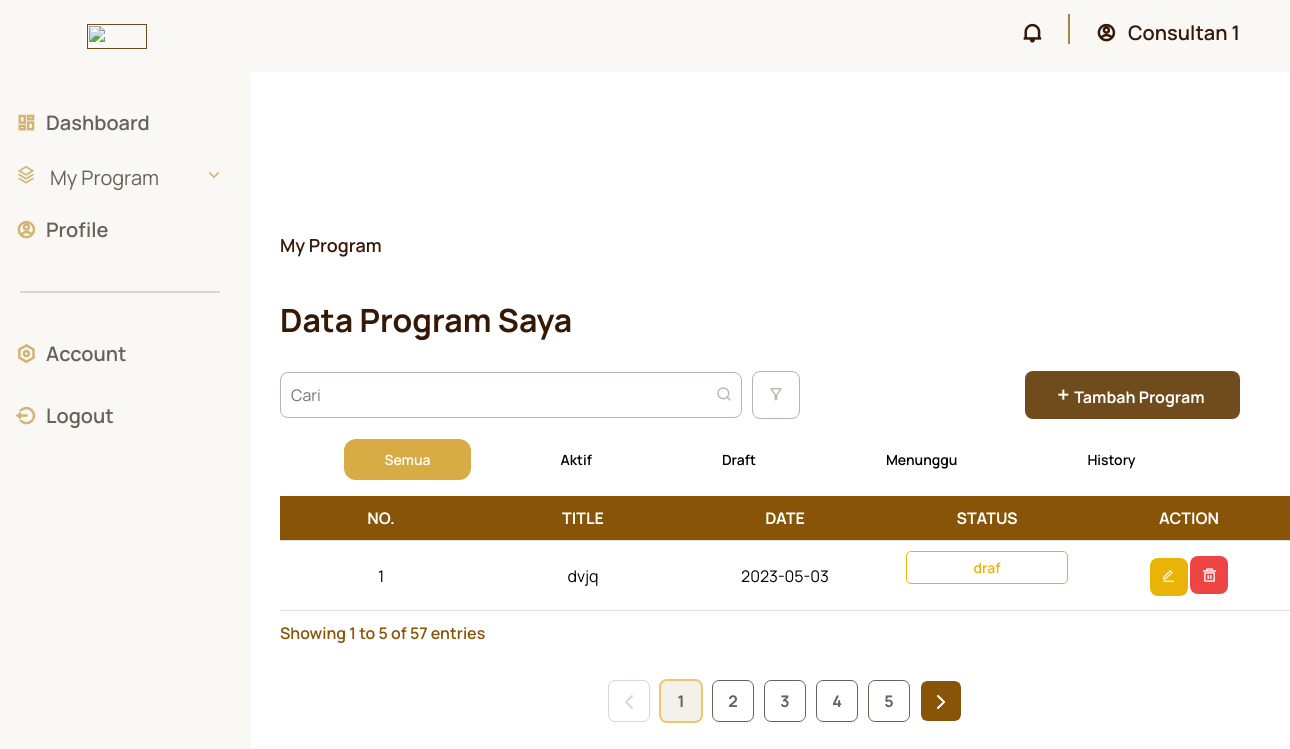
The app's page /seminar/index?opsi=draf with its own data.
### tables this page shows
CREATE TABLE `seminar` (
  `id` int(11) NOT NULL,
  `consultant_id` int(20) DEFAULT NULL,
  `name` varchar(30) NOT NULL,
  `sub_title` varchar(255) DEFAULT NULL,
  `content` text DEFAULT NULL,
  `speaker` varchar(100) DEFAULT NULL,
  `date_start` date DEFAULT NULL,
  `date_end` date DEFAULT NULL,
  `time_start` time DEFAULT NULL,
  `time_end` time DEFAULT NULL,
  `price` int(8) DEFAULT NULL,
  `photo` varchar(255) DEFAULT NULL,
  `type` enum('Hybrid','Offline','Online') DEFAULT NULL,
  `status` enum('menunggu','active','draf') DEFAULT NULL,
  `link` varchar(255) DEFAULT NULL,
  `contact_person` varchar(255) DEFAULT NULL,
  `kuota` int(11) DEFAULT NULL,
  `lokasi` varchar(255) DEFAULT NULL,
  `alamat` varchar(255) DEFAULT NULL,
  `kota` varchar(255) DEFAULT NULL
);

### application/controllers/Seminar.php (called while the page is built, shortened)
<?php
class Seminar extends CI_Controller {
    public function __construct()
    {
        $this->load->library('form_validation');
        $this->load->helper('url');
    }
    public function index()
    {
        if(isset($_GET['search'])){
            $this->db->like('name', $this->input->get('search'));
            $query = $this->db->get('seminar');
        }elseif($this->input->get('opsi')){
            $this->db->where('status',$this->input->get('opsi'));
            $query = $this->db->get('seminar');
        }else{
            $query = $this->db->select('id,name,date_start ,status,photo')
                                ->from('seminar')
                                ->where('consultant_id', 0)
                                ->get();
        }
        $data['seminar'] = $query->result();
        return $this->load->view('main/seminar/index', $data);
    }
}

### index.php (called while the page is built, shortened)
<?php
require_once BASEPATH.'core/CodeIgniter.php';

### application/views/main/seminar/index.php (the view, shortened to what this page needs)
<!DOCTYPE html>
<html lang="en">
<head>
    <link rel="stylesheet" href="<?php echo ('assets/css/_partials/consultant.css'); ?>">
</head>
<body>
    <section id="main-section">
        <div class="main">
            <div class="header-main">
                <p>My Program</p>
            </div>
            <div class="header-main-title">
                <h3>Data Program Saya</h3>
            </div>
            <div class="search-add-program-main">
                <div id="search-program-main">
                    <form action="#" method="get" class="search-form">
                        <div class="search-container">
                            <input type="text" name="search" placeholder="Cari" />
                            <button type="submit"><i class="ri-search-line"></i></button>
                        </div>
                    </form>
                    <div class="filter-container">
                        <div class="dropdown">
                            <button class="dropbtn">
                                <i class="ri-filter-2-line"></i>
                            </button>
                        </div>
                    </div>
                </div>
                <div id="add-program-main">
                    <a href="" type="submit" class=""><i class="ri-add-line"></i>
                        Tambah Program
                    </a>
                </div>
            </div>
            <div class="kategori-main">
                <ul>
                    <li class="active-main">Semua</li>
                    <li>Aktif</li>
                    <li>Draft</li>
                    <li>Menunggu</li>
                    <li>History</li>
                </ul>
            </div>
            <div class="table-main">
                <table>
                    <thead>
                        <tr>
                            <th>NO.</th>
                            <th>TITLE</th>
                            <th>DATE</th>
                            <th>STATUS</th>
                            <th>ACTION</th>
                        </tr>
                    </thead>
                    <tbody>
                        <?php $i = 1; ?>
                        <?php foreach ($seminar as $item) : ?>
                            <tr>
                                <td><?= $i++ ?></td>
                                <td><?= $item->name ?></td>
                                <td><?= $item->date_start ?></td>
                                <td>
                                    <p class="menunggu"><?= $item->status ?></p>
                                </td>
                                <td>
                                    <div id="button-table">
                                        <a href="<?= base_url() . 'seminar/detail/' . $item->id ?>">
                                            <button><i class="ri-edit-line"></i> </button>
                                        </a>
                                        <button><i class="ri-delete-bin-5-line"></i></button>
                                    </div>
                                </td>
                            </tr>
                        <?php endforeach; ?>
                    </tbody>
                </table>
            </div>
            <div class="show-main-content">
                <p>Showing 1 to 5 of 57 entries</p>
                <section id="pagination">
                    <div class="container">
                        <button class="button prevNext" id="prev" disabled>
                            <i class="bi bi-chevron-left"></i>
                        </button>
                        <div class="links">
                            <a href="#" class="link active">1</a>
                            <a href="#" class="link">2</a>
                            <a href="#" class="link">3</a>
                            <a href="#" class="link">4</a>
                            <a href="#" class="link">5</a>
                        </div>
                        <button class="button prevNext" id="next">
                            <i class="bi bi-chevron-right"></i>
                        </button>
                    </div>
                </section>
            </div>
        </div>
    </section>
</body>
</html>

### assets/css/main.css (style rules this page uses)
:root { --header-height: 4.5rem; --body-font: "Manrope"; --larger-font-size: 1.25rem; --large-font-size: 1rem; --normal-font-size: 0.875rem; --small-font-size: 0.813rem; --smaller-font-size: 0.75rem; --line-normal: var(--line-normal); --font-medium: 600; --font-semi-bold: 700; --font-bold: 900; --z-tooltip: 10; --z-fixed: 100; --white-color: #ffffff; --black-color: #000000; --primary-color-1: #f7eed2; --primary-color-2: #f0dba8; --primary-color-3: #d4b374; --primary-color-4: #a9844a; --primary-color-5: #704c1c; --primary-color-6: #603c14; --primary-color-7: #502e0e; --primary-color-8: #402108; --primary-color-9: #351805; --secondary-color-1: #fbf2cd; --secondary-color-2: #f8e39d; --secondary-color-3: #ebc96a; --secondary-color-4: #d8ac44; --secondary-color-5: #be8511; --secondary-color-6: #a36c0c; --secondary-color-7: #885508; --secondary-color-8: #402108; --secondary-color-9: #351805; --gray-color-1: #f9f8f4; --gray-color-2: #f3f1e9; --gray-color-3: #dbd7ce; --gray-color-4: #b7b3a9; --gray-color-5: #65625b; --gray-color-6: #565042; --gray-color-7: #483f2d; --gray-color-8: #3a2e1d; --gray-color-9: #302311; --danger-color-1: #fef2f2; --danger-color-2: #fee2e2; --danger-color-3: #fecaca; --danger-color-4: #fca5a5; --danger-color-5: #fca5a5; --danger-color-6: #ef4444; --danger-color-7: #dc2626; --danger-color-8: #b91c1c; --danger-color-9: #991b1b; --warning-color-1: #fefce8; --warning-color-2: #fef9c3; --warning-color-3: #fef08a; --warning-color-4: #fde047; --warning-color-5: #facc15; --warning-color-6: #eab308; --warning-color-7: #ca8a04; --warning-color-8: #a16207; --warning-color-9: #854d0e; --success-color-1: #f0fdf4; --success-color-2: #dcfce7; --success-color-3: #bbf7d0; --success-color-4: #86efac; --success-color-5: #4ade80; --success-color-6: #22c55e; --success-color-7: #16a34a; --success-color-8: #15803d; --success-color-9: #166534; --normal-color-1: #eff6ff; --normal-color-2: #dbeafe; --normal-color-3: #bfdbfe; --normal-color-4: #93c5fd; --normal-color-5: #60a5fa; --normal-color-6: #3b82f6; --normal-color-7: #2563eb; --normal-color-8: #1d4ed8; --normal-color-9: #1e40af; }
body { width: 100%; color: var(--black-color); font-family: var(--body-font); }
h3 { font-size: 2.5rem; font-weight: var(--font-bold); line-height: var(--line-normal); }
p { font-size: var(--normal-font-size); font-weight: var(--font-medium); line-height: var(--line-normal); color: var(--black-color); }
a { font-size: var(--normal-font-size); text-decoration: none; color: var(--primary-color-5); }
ul { list-style: none; }
li { font-size: var(--normal-font-size); }

### assets/css/_partials/navbar.css (style rules this page uses)
@media screen and (min-width: 1118px) { li:nth-last-child(-n + 3) { margin-right: 0; } }

### assets/css/_partials/pagination.css (style rules this page uses)
#pagination { padding: 20px; }
#pagination :where(.container, .button, .links, .link) { display: flex; align-items: center; justify-content: center; column-gap: 12px; }
#pagination .button { border: none; }
#pagination .button i { pointer-events: none; }
#pagination .button i::before { vertical-align: -0.2rem; -webkit-text-stroke: 1px; }
#pagination .button:disabled { color: var(--gray-color-3); background-color: var(--white-color); pointer-events: none; }
#pagination .button, #pagination .link { height: 40px; width: 40px; font-size: var(--large-font-size); font-weight: var(--font-semi-bold); color: var(--gray-color-5); background-color: var(--white-color); outline: 1px solid; border-radius: 6px; cursor: pointer; }
#pagination .button { color: var(--white-color); background-color: var(--secondary-color-7); }
#pagination .links { column-gap: 12px; }
#pagination .link { text-decoration: none; }
#pagination .link.active { outline: 2px solid var(--secondary-color-3); background: var(--gray-color-2); }

### records on screen
seminar: name "dvjq", date_start "2023-05-03", status "draf"
